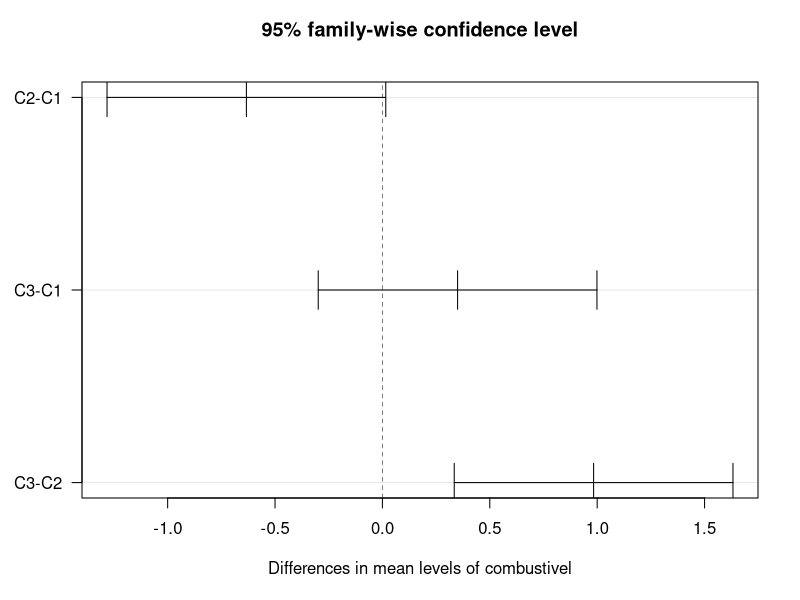

This figure's R source:

rend = c(12.8, 12.6, 12.9, 13.5, 11.6, 12.2,  # Combustível 1
         12.0, 12.2, 12.0, 11.5, 11.8, 12.3,  # Combustível 2
         13.1, 13.3, 13.0, 12.8, 12.6, 12.9)  # Combustível 3

# 2. Fator indicando o tipo de combustível
combustivel = factor(rep(c("C1", "C2", "C3"), each = 6))


dados = data.frame(rend, combustivel)


modelo = aov(rend ~ combustivel, data = dados)


summary(modelo)

# 6. Verificar pressupostos da ANOVA

#Normalidade dos resíduos
shapiro.test(resid(modelo))

#Homogeneidade das variâncias
bartlett.test(rend ~ combustivel, data = dados)

#Tukey
resultado_tukey = TukeyHSD(modelo)
print(resultado_tukey)

#Gerar gráfico do teste de Tukey
plot(resultado_tukey, las = 1)